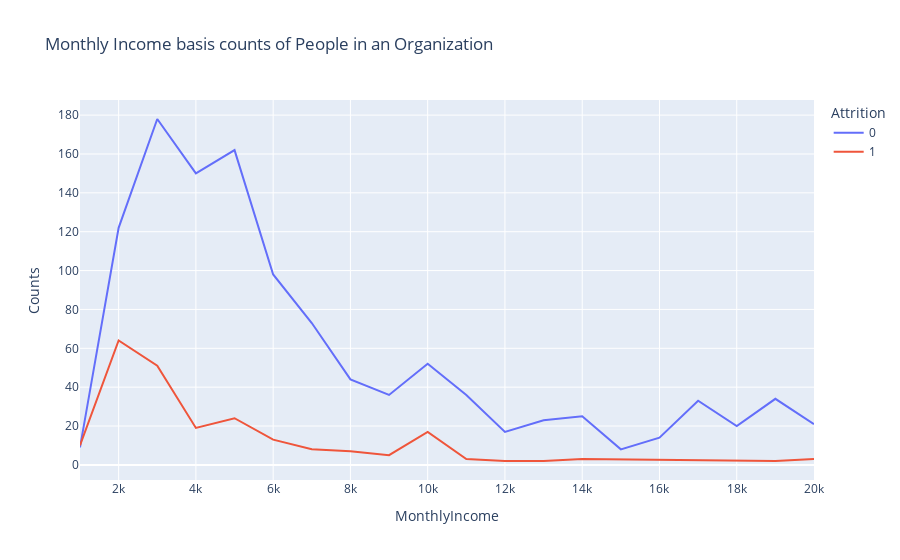

Notebook code for this chart:
### Code cell
rate_att=data.groupby(['MonthlyIncome','Attrition']).apply(lambda x:x['MonthlyIncome'].count()).reset_index(name='Counts')
rate_att['MonthlyIncome']=round(rate_att['MonthlyIncome'],-3)
rate_att=rate_att.groupby(['MonthlyIncome','Attrition']).apply(lambda x:x['MonthlyIncome'].count()).reset_index(name='Counts')
fig=px.line(rate_att,x='MonthlyIncome',y='Counts',color='Attrition',title='Monthly Income basis counts of People in an Organization')
fig.show()

### Figure 1 — Plotly figure (JSON) as saved in the notebook; plotly's stock layout.template omitted (floating-point values rounded to 4 significant figures)
{"data": [{"hovertemplate": "Attrition=0<br>MonthlyIncome=%{x}<br>Counts=%{y}<extra></extra>", "legendgroup": "0", "line": {"color": "#636efa", "dash": "solid"}, "marker": {"symbol": "circle"}, "mode": "lines", "name": "0", "orientation": "v", "showlegend": true, "type": "scatter", "x": [1000, 2000, 3000, 4000, 5000, 6000, 7000, 8000, 9000, 10000, 11000, 12000, 13000, 14000, 15000, 16000, 17000, 18000, 19000, 20000], "xaxis": "x", "y": [9, 122, 178, 150, 162, 98, 73, 44, 36, 52, 36, 17, 23, 25, 8, 14, 33, 20, 34, 21], "yaxis": "y"}, {"hovertemplate": "Attrition=1<br>MonthlyIncome=%{x}<br>Counts=%{y}<extra></extra>", "legendgroup": "1", "line": {"color": "#EF553B", "dash": "solid"}, "marker": {"symbol": "circle"}, "mode": "lines", "name": "1", "orientation": "v", "showlegend": true, "type": "scatter", "x": [1000, 2000, 3000, 4000, 5000, 6000, 7000, 8000, 9000, 10000, 11000, 12000, 13000, 14000, 19000, 20000], "xaxis": "x", "y": [10, 64, 51, 19, 24, 13, 8, 7, 5, 17, 3, 2, 2, 3, 2, 3], "yaxis": "y"}], "layout": {"legend": {"title": {"text": "Attrition"}, "tracegroupgap": 0}, "title": {"text": "Monthly Income basis counts of People in an Organization"}, "xaxis": {"anchor": "y", "domain": [0, 1], "title": {"text": "MonthlyIncome"}}, "yaxis": {"anchor": "x", "domain": [0, 1], "title": {"text": "Counts"}}}}
